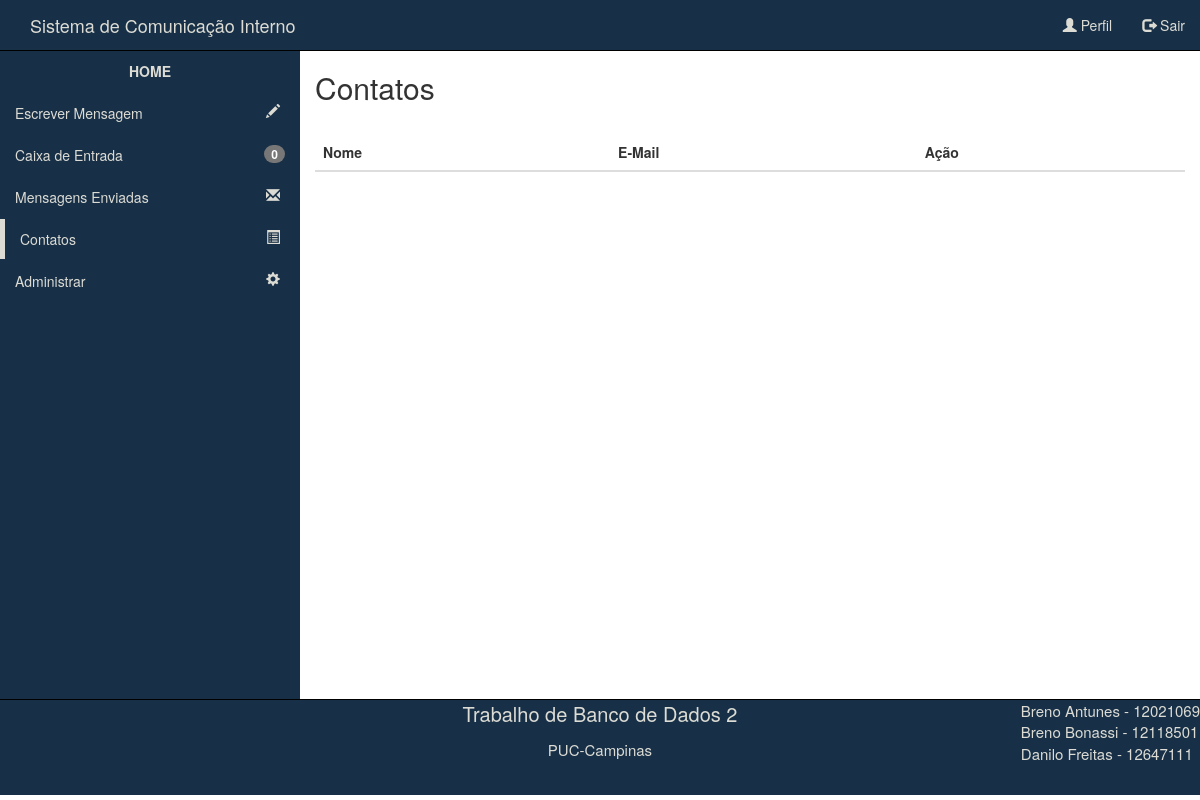
Page /contatos.php (signed in) on the earlier database version.
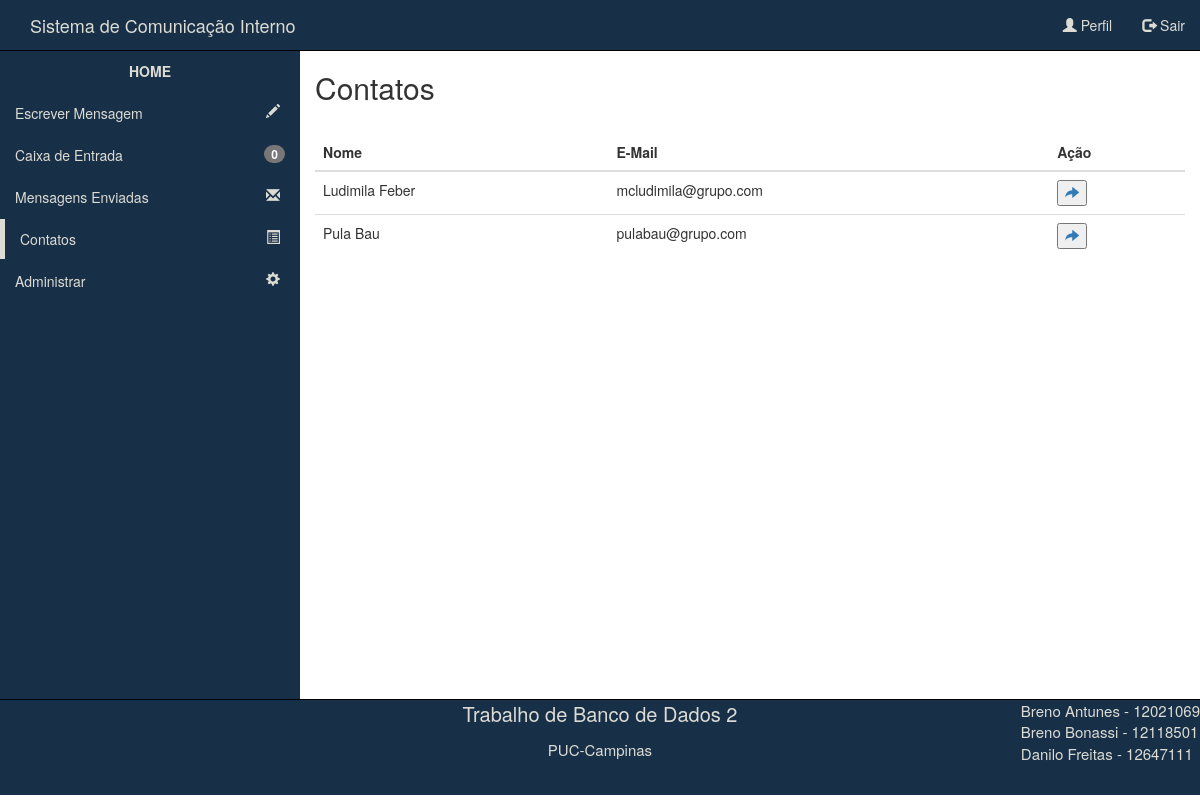
Same page on the later database version.
### tables this page shows
CREATE TABLE IF NOT EXISTS `USUARIO` (
  `id_pessoa` int(11) NOT NULL,
  `nome` varchar(60) NOT NULL,
  `cpf` varchar(14) NOT NULL,
  `data_nascimento` date NOT NULL,
  `email` varchar(75) NOT NULL,
  `senha` varchar(15) NOT NULL,
  `departamento` int(11) NOT NULL,
  `perfil` int(11) NOT NULL
);

### contatos.php (the view, shortened to what this page needs)
<?php
    $idUsuario = $_SESSION['id'];
    $consultaMsg = mysql_query("SELECT * FROM MENSAGEM WHERE destinatario='$idUsuario' AND lida = 0") or die(mysql_error());
    $msgsNaoLidas = mysql_num_rows($consultaMsg);
?>
<!DOCTYPE html>
<html lang="pt-br">
<head>
    <link rel="stylesheet" href="css/bootstrap.css">
    <link rel="stylesheet" href="css/estilo.css">
    <link rel="stylesheet" href="css/menuTopoEstilo.css">
    <link rel="stylesheet" href="css/menuLateralEstilo.css">
</head>
<body>
    <nav class="navbav navbar-default menuSuperior">
        <div class="container-fluid">
            <div class="navbar-header">
                <a class="navbar-brand" id="tituloTopo" href="index.php">Sistema de Comunicação Interno</a>
            </div>
            <ul class="nav navbar-nav navbar-right">
                <li><a id="opcaoMenuSuperior1" href="perfil.php"><span class="glyphicon glyphicon-user"></span> Perfil</a></li>
                <li><a id="opcaoMenuSuperior2" href="login.php"><span class="glyphicon glyphicon-log-out"></span> Sair</a></li>
            </ul>
        </div>
    </nav>
    <div class="container-fluid principal">
        <div class="row linhaPrincipal">
            <nav class="col-md-3 menuLateral">
                <ul class="nav nav-pulls nav-stacked">
                        <li>
                            <a href="index.php" id="opcaoMenuLateral0">HOME</a>
                        </li>
                        <li>
	                        <a href="escreverMensagem.php?&go=enviar" id="opcaoMenuLateral1">Escrever Mensagem <span class="glyphicon glyphicon-pencil pull-right icones"></span></a>
	                    </li>
	                    <li>
	                        <a href="mensagensRecebidas.php" id="opcaoMenuLateral2">Caixa de Entrada <span class="badge pull-right"><?php echo $msgsNaoLidas; ?></span></a>
	                    </li>
	                    <li>
	                        <a href="mensagensEnviadas.php" id="opcaoMenuLateral3">Mensagens Enviadas <span class="glyphicon glyphicon-envelope pull-right icones"></span></a>
	                    </li>
	                    <li class = "active">
	                        <a href="contatos.php" id="opcaoMenuLateral4">Contatos <span class="glyphicon glyphicon-list-alt pull-right icones"></span></a>
	                    </li>
						<?php
	                    if ($_SESSION['nomePerfil']=="ADMIN")
						{
							echo "<li>";
							echo	"<a href='administrar.php' id='opcaoMenuLateral5'>Administrar <span class='glyphicon glyphicon-cog pull-right icones'></span></a>";
							echo "</li>";
						}
						?>
                    </ul>
            </nav>
            <section class="col-md-9 conteudo">
                <h2>Contatos</h2>
                <br>
                <table class="table table-hover">
                    <thead>
                        <th>Nome</th>
                        <th>E-Mail</th>
                        <th>Ação</th>
                    </thead>
                    <tbody>
                        <?php
                            $sql = mysql_query("SELECT * FROM USUARIO WHERE departamento = (SELECT departamento FROM USUARIO WHERE id_pessoa = '$idUsuario') AND id_pessoa <> '$idUsuario'");
                            while($linha = mysql_fetch_array($sql)){
                                echo "<tr>";
                                echo "<td>" . $linha['nome'] . "</td>";
                                echo "<td>" . $linha['email'] . "</td>";
                                echo "<td>
                                        <button title = 'Enviar Mensagem'><a href='escreverMensagem.php?&go=contato&destinatario=". $linha['id_pessoa'] ."'><span class = 'glyphicon glyphicon-share-alt'></span></a></button>
                                        </td>";
                                echo "</tr>";
                            }
                        ?>
                    </tbody>
                </table>
            </section>
        </div>
    </div>
    <div class="container-fluid rodape">
        <footer class="row">
            <div class="col-md-4 conteudoRodape">
            </div>
            <div class="col-md-4 conteudoRodape">
                <p style="font-size:20px">Trabalho de Banco de Dados 2</p>
                <p style="font-size:15px">PUC-Campinas</p>
            </div>
            <div class="col-md-4 conteudoRodape">
                <p class="pull-right text-left"style="font-size:15px">Breno Antunes - 12021069 <br>Breno Bonassi - 12118501 <br>Danilo Freitas - 12647111 </p>
            </div>
        </footer>
    </div>
</body>
</html>

Differences in the rows shown:
added usuario: nome "Ludimila Feber", email "mcludimila@grupo.com"
added usuario: nome "Pula Bau", email "pulabau@grupo.com"
